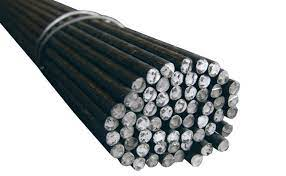
#> input picture EX07_DemSoLuongVatThe/images/download.jpg, 286 x 176 px
$ python main.py
#> lines starting #> are read from the running program, lines starting #| are printed output that depends on the picture; after the words box and inside, x2 and y2 are one past the last pixel; in counts of white or black regions, pixels touching at a corner belong together
import cv2

path='images/black-dot1.jpg'
path2='images/white-dot.png'
path1='images/download.jpg'
image=cv2.imread(path1,1)
#> image is the input picture: shape (176, 286, 3); mean B, G, R 173.6, 172.9, 169.6

gray=cv2.cvtColor(image,cv2.COLOR_BGR2GRAY)
#blurred=cv2.GaussianBlur(gray,(5,5),0)

th,threshed=cv2.threshold(gray,127,225,cv2.THRESH_BINARY)
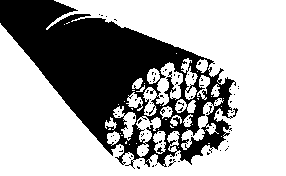
#> threshed: shape (176, 286); values 0 (black) and 225 (white), 65.3% white; 83 black regions (82 under 20 px)

cnts=cv2.findContours(threshed,cv2.RETR_LIST,cv2.CHAIN_APPROX_SIMPLE)[-2]
#> cnts = 209 contours, 188 with area under 20; largest, box (x1, y1, x2, y2) and area: (0, 0, 286, 176) 28048, (143, 62, 183, 116) 930, (181, 98, 224, 150) 465, (136, 116, 161, 157) 402, (113, 106, 136, 141) 278

s1=200
s2=3000
xcnts=[]
for cnt in cnts:
    print("area:{}".format(cv2.contourArea(cnt)))
    if s1<=cv2.contourArea(cnt)<=s2:
        xcnts.append(cnt)
        cv2.drawContours(image, cnt, -1, (0, 255, 0), 1)
#> this loop made 209 passes
#> cnt on passes 1 to 3: [[133, 168], [134, 167], [135, 168], [134, 169]], [[132, 167], [133, 166], [134, 167], [133, 168]], [[167, 166], [168, 165], [169, 166], [168, 167]]
#| area:2.0
#| area:2.0
#| area:2.0
#| area:10.0
#| area:2.0
#| area:5.5
#| area:8.0
#| area:9.0
#> (further printed lines are left out)
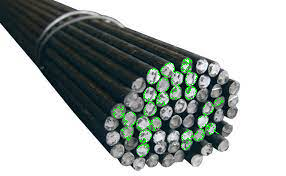
#> image: shape (176, 286, 3); 1.29% of pixels changed, all inside (x1, y1, x2, y2) = (113, 58, 224, 157)
#> after the loop, xcnts = 5 contours; box (x1, y1, x2, y2) and area: (143, 62, 183, 116) 930, (181, 98, 224, 150) 465, (136, 116, 161, 157) 402, (113, 106, 136, 141) 278, (181, 58, 198, 100) 258
#in so luong dem duoc
print("\n So luong dau cham : {}".format(len(xcnts)))
#|  So luong dau cham : 5
#1. ve contour le anh goc
#2. hien thi anh goc len
cv2.imshow('anh go',image)
cv2.imshow('anh nguong',threshed)

cv2.waitKey(0)
cv2.destroyAllWindows()

$ run again, with EX07_DemSoLuongVatThe/images/images (1).jpg copied over EX07_DemSoLuongVatThe/images/download.jpg
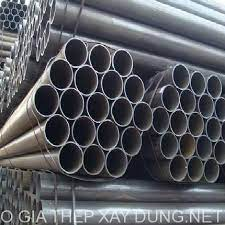
#> input picture EX07_DemSoLuongVatThe/images/images (1).jpg, 225 x 225 px
#> image is the input picture: shape (225, 225, 3); mean B, G, R 96.1, 90.4, 88.6
#> `th,threshed=cv2.threshold(gray,127,225,cv2.THRESH_BINARY)`:
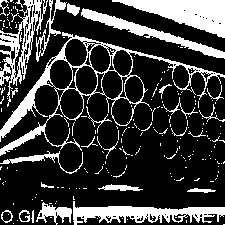
#> threshed: shape (225, 225); values 0 (black) and 225 (white), 24.1% white; 216 white regions (190 under 20 px)
#> cnts = 343 contours, 288 with area under 20; largest, box (x1, y1, x2, y2) and area: (0, 32, 225, 156) 6814, (112, 0, 225, 38) 2008, (73, 201, 225, 225) 1626, (0, 0, 48, 107) 1562, (81, 8, 225, 59) 1102
#> the loop `for cnt in cnts:` made 343 passes
#> cnt on passes 1 to 3: [[223, 224], [224, 224]], [[13, 223]], [[186, 220], [186, 222]]
#> (printed output is left out)
#> after the loop `for cnt in cnts:`:
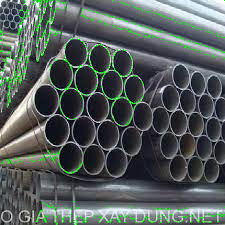
#> image: shape (225, 225, 3); 2.9% of pixels changed, all inside (x1, y1, x2, y2) = (0, 0, 225, 225)
#> after the loop `for cnt in cnts:`: xcnts = 17 contours; largest, box (x1, y1, x2, y2) and area: (112, 0, 225, 38) 2008, (73, 201, 225, 225) 1626, (0, 0, 48, 107) 1562, (81, 8, 225, 59) 1102, (59, 88, 84, 120) 566
#|  So luong dau cham : 17

$ run again, with EX07_DemSoLuongVatThe/images/images.jpg copied over EX07_DemSoLuongVatThe/images/download.jpg
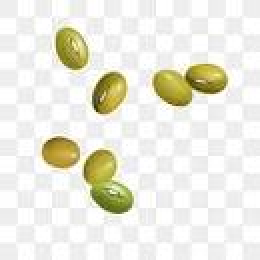
#> input picture EX07_DemSoLuongVatThe/images/images.jpg, 130 x 130 px (shown 2 times larger)
#> image is the input picture: shape (130, 130, 3); mean B, G, R 224.4, 235.3, 236.3
#> `gray=cv2.cvtColor(image,cv2.COLOR_BGR2GRAY)`:
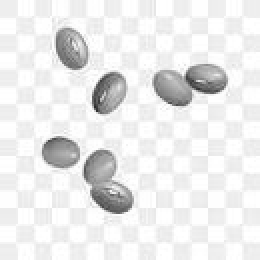
#> gray: shape (130, 130) (shown 2 times larger); min 41, max 255, mean 234.4
#> `th,threshed=cv2.threshold(gray,127,225,cv2.THRESH_BINARY)`:
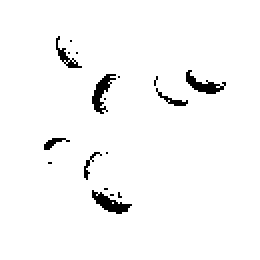
#> threshed: shape (130, 130) (shown 2 times larger); values 0 (black) and 225 (white), 97.2% white; 18 black regions (11 under 20 px)
#> cnts = 34 contours, 25 with area under 20; largest, box (x1, y1, x2, y2) and area: (0, 0, 130, 130) 16641, (45, 36, 59, 58) 128, (45, 94, 67, 108) 126, (92, 34, 113, 48) 116, (78, 45, 95, 54) 54
#> the loop `for cnt in cnts:` made 34 passes
#> cnt on passes 1, 7, 9, 10, 14, 15, 19, 20: [[56, 101]], [[45, 80], [46, 79], [47, 80], [46, 81]], [[49, 77], [50, 76], [51, 77], [50, 78]], [[52, 76], [53, 75], [54, 76], [53, 77]], [[52, 55], [53, 54], [54, 55], [53, 56]], [[51, 49], [52, 48], [53, 49], [52, 50]], [[54, 41], [55, 40], [56, 41], [55, 42]], [[102, 40], [103, 39], [104, 40], [103, 41]]
#> (printed output is left out)
#> after the loop `for cnt in cnts:`: xcnts = []
#|  So luong dau cham : 0
